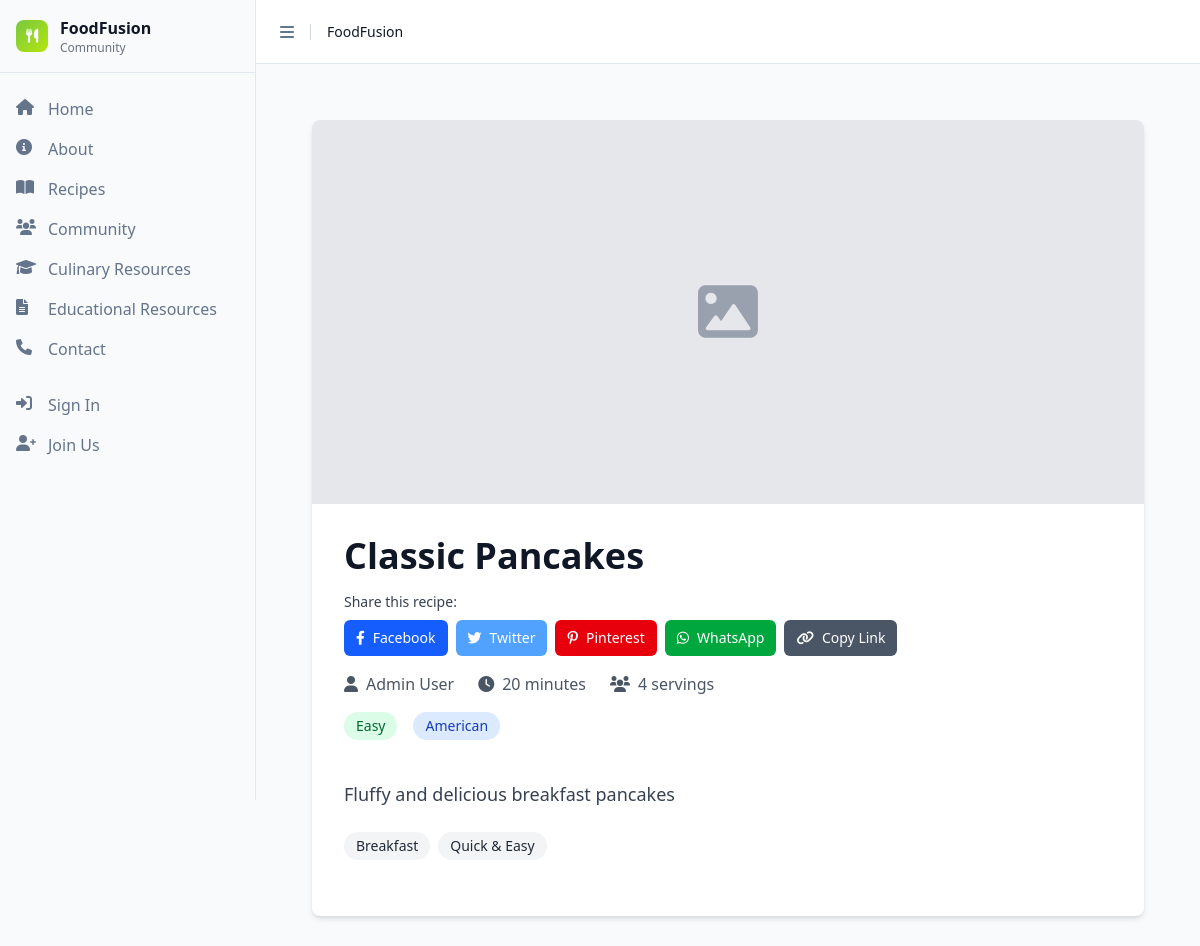
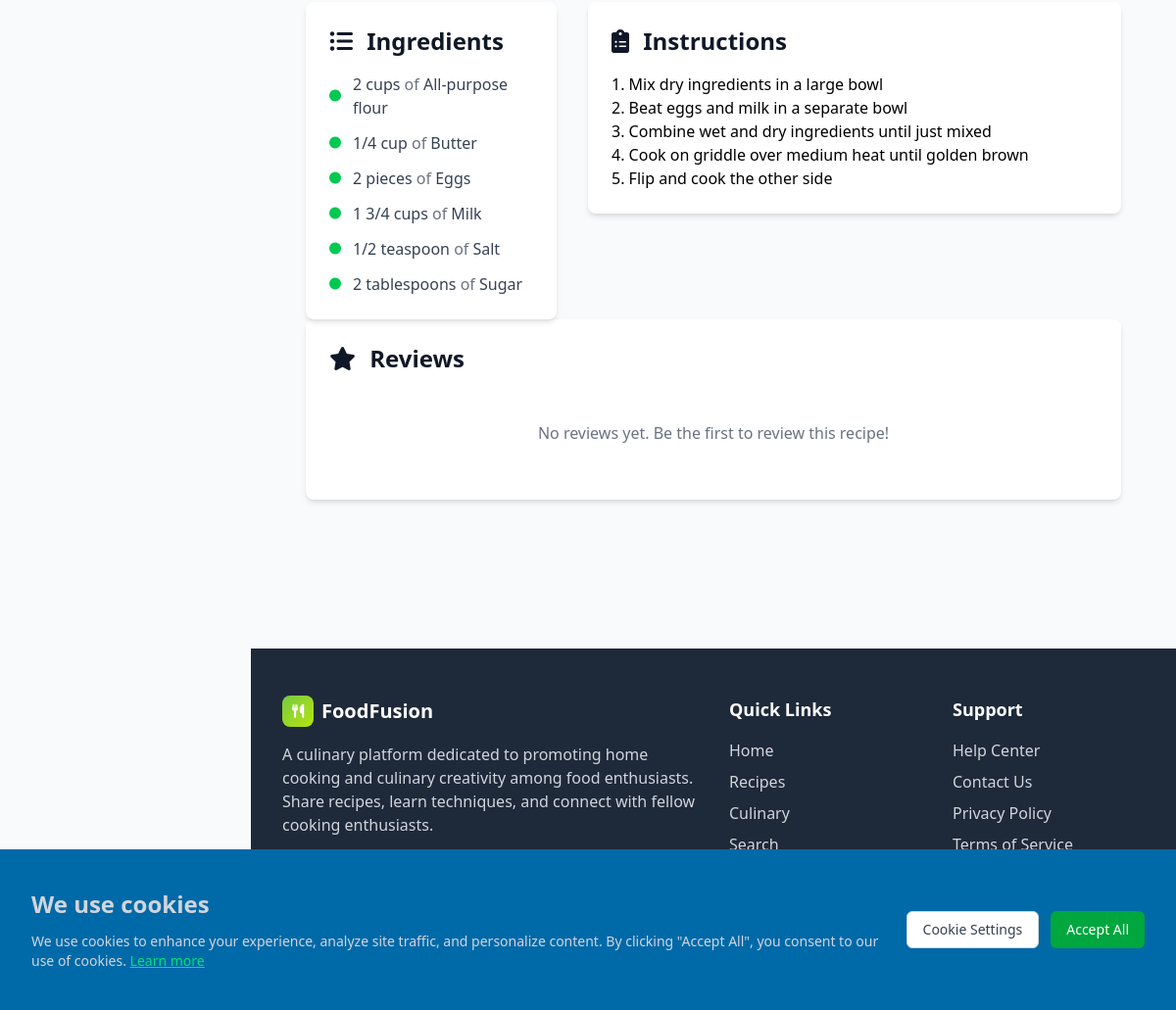
Page /index.php?page=recipe-detail&id=1 on the committed database (2 pictures, top to bottom).
### tables this page shows
CREATE TABLE recipes (
    id INT AUTO_INCREMENT PRIMARY KEY,
    title VARCHAR(255) NOT NULL,
    description TEXT,
    instructions TEXT NOT NULL,
    cooking_time INT,
    difficulty ENUM('Easy', 'Medium', 'Hard') DEFAULT 'Medium',
    user_id INT NOT NULL,
    image_url VARCHAR(500),
    video_url VARCHAR(500),
    servings INT,
    cuisine_type_id INT,
    created_at TIMESTAMP DEFAULT CURRENT_TIMESTAMP,
    updated_at TIMESTAMP DEFAULT CURRENT_TIMESTAMP ON UPDATE CURRENT_TIMESTAMP,
    FOREIGN KEY (user_id) REFERENCES users(id) ON DELETE CASCADE,
    FOREIGN KEY (cuisine_type_id) REFERENCES cuisine_types(id) ON DELETE SET NULL
);

CREATE TABLE IF NOT EXISTS users (
    id INT AUTO_INCREMENT PRIMARY KEY,
    firstName VARCHAR(50) NOT NULL,
    lastName VARCHAR(50) NOT NULL,
    email VARCHAR(100) NOT NULL UNIQUE,
    password VARCHAR(255) NOT NULL,
    bio TEXT,
    location VARCHAR(100),
    website VARCHAR(255),
    profile_image VARCHAR(500),
    failed_login_attempts INT DEFAULT 0,
    last_failed_login TIMESTAMP NULL,
    account_locked_until TIMESTAMP NULL,
    created_at TIMESTAMP DEFAULT CURRENT_TIMESTAMP,
    updated_at TIMESTAMP DEFAULT CURRENT_TIMESTAMP ON UPDATE CURRENT_TIMESTAMP,
    INDEX idx_email (email),
    INDEX idx_name (firstName, lastName),
    INDEX idx_users_lockout (email, account_locked_until)
);

CREATE TABLE IF NOT EXISTS cuisine_types (
    id INT AUTO_INCREMENT PRIMARY KEY,
    name VARCHAR(100) NOT NULL UNIQUE,
    description TEXT,
    created_at TIMESTAMP DEFAULT CURRENT_TIMESTAMP
);

### includes/functions.php (called while the page is built, shortened)
<?php
require_once __DIR__ . '/../config/database.php';
function getRecipeById($id) {
    global $db;
    $stmt = $db->prepare("SELECT r.*, u.firstName, u.lastName,
                         GROUP_CONCAT(DISTINCT c.name) as categories,
                         ct.name as cuisine_type,
                         GROUP_CONCAT(DISTINCT CONCAT(i.name, ':', ri.quantity, ' ', ri.unit) SEPARATOR '|') as ingredients
                  FROM recipes r
                  LEFT JOIN users u ON r.user_id = u.id
                  LEFT JOIN recipe_categories rc ON r.id = rc.recipe_id
                  LEFT JOIN categories c ON rc.category_id = c.id
                  LEFT JOIN cuisine_types ct ON r.cuisine_type_id = ct.id
                  LEFT JOIN recipe_ingredients ri ON r.id = ri.recipe_id
                  LEFT JOIN ingredients i ON ri.ingredient_id = i.id
                  WHERE r.id = ?");
    $stmt->execute([$id]);
    $recipe = $stmt->fetch();
    if ($recipe) {
        if ($recipe['categories']) {
            $recipe['categories'] = explode(',', $recipe['categories']);
        } else {
            $recipe['categories'] = [];
        }
        if ($recipe['ingredients']) {
            $ingredientsArray = [];
            $ingredientParts = explode('|', $recipe['ingredients']);
            foreach ($ingredientParts as $part) {
                if (strpos($part, ':') !== false) {
                    list($name, $quantity) = explode(':', $part, 2);
                    $ingredientsArray[] = [
                        'name' => $name,
                        'quantity' => $quantity
                    ];
                }
            }
            $recipe['ingredients'] = $ingredientsArray;
        } else {
            $recipe['ingredients'] = [];
        }
    }
    return $recipe;
}
?>

### pages/recipe-detail.php (the view, shortened to what this page needs)
<?php
include 'includes/header.php';
$recipeId = $_GET['id'] ?? 0;
$recipe = getRecipeById($recipeId);
$reviews = getRecipeReviews($recipeId);
?>
<div class="min-h-screen bg-gray-50">
    <div class="max-w-7xl mx-auto px-4 sm:px-6 lg:px-8 py-8">
        <div class="bg-white rounded-lg shadow-md overflow-hidden mb-8">
            <?php if ($recipe['image_url']): ?>
            <img src="uploads/<?php echo htmlspecialchars($recipe['image_url']); ?>"
                 alt="<?php echo htmlspecialchars($recipe['title']); ?>"
                 class="w-full h-64 md:h-96 object-cover">
            <?php else: ?>
            <div class="w-full h-64 md:h-96 bg-gray-200 flex items-center justify-center">
                <i class="fas fa-image text-6xl text-gray-400"></i>
            </div>
            <?php endif; ?>
            <div class="p-8">
                <div class="flex flex-col md:flex-row md:items-start md:justify-between mb-6">
                    <div class="flex-1">
                        <div class="flex items-center justify-between mb-4">
                            <h1 class="text-3xl md:text-4xl font-bold text-gray-900">
                                <?php echo htmlspecialchars($recipe['title']); ?>
                            </h1>
                        </div>
                        <div class="mb-4">
                            <h3 class="text-sm font-medium text-gray-700 mb-2">Share this recipe:</h3>
                            <?php
                            $shareUrl = 'http://' . $_SERVER['HTTP_HOST'] . $_SERVER['REQUEST_URI'];
                            $shareTitle = htmlspecialchars($recipe['title']);
                            $shareDescription = htmlspecialchars($recipe['description']);
                            ?>
                            <div class="social-share-buttons flex flex-wrap gap-2">
                                <a href="https://www.facebook.com/sharer/sharer.php?u=<?php echo urlencode($shareUrl); ?>"
                                   target="_blank" rel="noopener noreferrer"
                                   class="inline-flex items-center px-3 py-2 text-sm font-medium text-white bg-blue-600 rounded-md hover:bg-blue-700 transition-colors">
                                    <i class="fab fa-facebook-f mr-2"></i>
                                    Facebook
                                </a>
                                <a href="https://twitter.com/intent/tweet?url=<?php echo urlencode($shareUrl); ?>&text=<?php echo urlencode($shareTitle); ?>"
                                   target="_blank" rel="noopener noreferrer"
                                   class="inline-flex items-center px-3 py-2 text-sm font-medium text-white bg-blue-400 rounded-md hover:bg-blue-500 transition-colors">
                                    <i class="fab fa-twitter mr-2"></i>
                                    Twitter
                                </a>
                                <a href="https://pinterest.com/pin/create/button/?url=<?php echo urlencode($shareUrl); ?>&description=<?php echo urlencode($shareDescription); ?>"
                                   target="_blank" rel="noopener noreferrer"
                                   class="inline-flex items-center px-3 py-2 text-sm font-medium text-white bg-red-600 rounded-md hover:bg-red-700 transition-colors">
                                    <i class="fab fa-pinterest-p mr-2"></i>
                                    Pinterest
                                </a>
                                <a href="https://wa.me/?text=<?php echo urlencode($shareTitle . ' ' . $shareUrl); ?>"
                                   target="_blank" rel="noopener noreferrer"
                                   class="inline-flex items-center px-3 py-2 text-sm font-medium text-white bg-green-600 rounded-md hover:bg-green-700 transition-colors">
                                    <i class="fab fa-whatsapp mr-2"></i>
                                    WhatsApp
                                </a>
                                <button onclick="copyToClipboard('<?php echo $shareUrl; ?>')"
                                        class="inline-flex items-center px-3 py-2 text-sm font-medium text-white bg-gray-600 rounded-md hover:bg-gray-700 transition-colors">
                                    <i class="fas fa-link mr-2"></i>
                                    Copy Link
                                </button>
                            </div>
                        </div>
                        <div class="flex items-center space-x-6 text-gray-600 mb-4">
                            <span class="flex items-center">
                                <i class="fas fa-user mr-2"></i>
                                <?php echo htmlspecialchars($recipe['firstName'] . ' ' . $recipe['lastName']); ?>
                            </span>
                            <span class="flex items-center">
                                <i class="fas fa-clock mr-2"></i>
                                <?php echo $recipe['cooking_time'] ? $recipe['cooking_time'] . ' minutes' : 'N/A'; ?>
                            </span>
                            <span class="flex items-center">
                                <i class="fas fa-users mr-2"></i>
                                <?php echo $recipe['servings'] ? $recipe['servings'] . ' servings' : 'N/A'; ?>
                            </span>
                        </div>
                        <div class="flex items-center space-x-4 mb-4">
                            <span class="inline-flex items-center px-3 py-1 rounded-full text-sm font-medium bg-green-100 text-green-800">
                                <?php echo htmlspecialchars($recipe['difficulty']); ?>
                            </span>
                            <?php if ($recipe['cuisine_type']): ?>
                            <span class="inline-flex items-center px-3 py-1 rounded-full text-sm font-medium bg-blue-100 text-blue-800">
                                <?php echo htmlspecialchars($recipe['cuisine_type']); ?>
                            </span>
                            <?php endif; ?>
                        </div>
                    </div>
                </div>
                <?php if ($recipe['description']): ?>
                <p class="text-lg text-gray-700 mb-6">
                    <?php echo nl2br(htmlspecialchars($recipe['description'])); ?>
                </p>
                <?php endif; ?>
                <?php if (!empty($recipe['categories'])): ?>
                <div class="flex flex-wrap gap-2 mb-6">
                    <?php foreach ($recipe['categories'] as $category): ?>
                    <span class="inline-flex items-center px-3 py-1 rounded-full text-sm font-medium bg-gray-100 text-gray-800">
                        <?php echo htmlspecialchars($category); ?>
                    </span>
                    <?php endforeach; ?>
                </div>
                <?php endif; ?>
            </div>
        </div>
        <div class="grid grid-cols-1 lg:grid-cols-3 gap-8">
            <div class="lg:col-span-1">
                <div class="bg-white rounded-lg shadow-md p-6">
                    <h2 class="text-2xl font-bold text-gray-900 mb-4">
                        <i class="fas fa-list-ul mr-2"></i>
                        Ingredients
                    </h2>
                    <?php if (!empty($recipe['ingredients'])): ?>
                    <ul class="space-y-3">
                        <?php foreach ($recipe['ingredients'] as $ingredient): ?>
                        <li class="flex items-center">
                            <i class="fas fa-circle text-green-500 text-xs mr-3"></i>
                            <span class="text-gray-700">
                                <?php if ($ingredient['quantity']): ?>
                                <span class="font-medium"><?php echo htmlspecialchars($ingredient['quantity']); ?></span>
                                <span class="text-gray-500">of</span>
                                <?php endif; ?>
                                <span><?php echo htmlspecialchars($ingredient['name']); ?></span>
                            </span>
                        </li>
                        <?php endforeach; ?>
                    </ul>
                    <?php else: ?>
                    <p class="text-gray-500">No ingredients listed.</p>
                    <?php endif; ?>
                </div>
            </div>
            <div class="lg:col-span-2">
                <div class="bg-white rounded-lg shadow-md p-6 mb-8">
                    <h2 class="text-2xl font-bold text-gray-900 mb-4">
                        <i class="fas fa-clipboard-list mr-2"></i>
                        Instructions
                    </h2>
                    <div class="prose max-w-none">
                        <?php echo nl2br(htmlspecialchars($recipe['instructions'])); ?>
                    </div>
                </div>
            </div>
        </div>
        <div class="bg-white rounded-lg shadow-md p-6 mb-8">
            <h2 class="text-2xl font-bold text-gray-900 mb-4">
                <i class="fas fa-star mr-2"></i>
                Reviews
            </h2>
            <?php if (!empty($reviews)): ?>
            <div class="space-y-4">
                <?php foreach ($reviews as $review): ?>
                <div class="border-b border-gray-200 pb-4 last:border-b-0">
                    <div class="flex items-center justify-between mb-2">
                        <div class="flex items-center">
                            <img src="<?php echo $review['profile_image'] ? 'uploads/' . $review['profile_image'] : 'https://via.placeholder.com/32x32/78C841/FFFFFF?text=' . substr($review['firstName'], 0, 1); ?>"
                                 alt="Profile" class="w-8 h-8 rounded-full mr-3">
                            <div>
                                <h4 class="font-medium text-gray-900">
                                    <?php echo htmlspecialchars($review['firstName'] . ' ' . $review['lastName']); ?>
                                </h4>
                                <div class="flex items-center">
                                    <?php echo generateStars($review['rating']); ?>
                                    <span class="ml-2 text-sm text-gray-500">
                                        <?php echo formatDate($review['created_at']); ?>
                                    </span>
                                </div>
                            </div>
                        </div>
                    </div>
                    <p class="text-gray-700"><?php echo nl2br(htmlspecialchars($review['review_text'])); ?></p>
                </div>
                <?php endforeach; ?>
            </div>
            <?php else: ?>
            <p class="text-gray-500 text-center py-8">No reviews yet. Be the first to review this recipe!</p>
            <?php endif; ?>
        </div>
    </div>
</div>
<?php include 'includes/footer.php'; ?>

### rows in the picture
recipes: title "Classic Pancakes", user.lastName "Admin User", cooking_time "20", servings "4", difficulty "Easy", cuisine_type.name "American", description "Fluffy and delicious breakfast pancakes", instructions "1. Mix dry ingredients in a large bowl 2. Beat eggs and milk in a separate bowl 3. Combine wet and dry ingredients until just mixed 4. Cook on griddle over medium heat until golden brown 5. Flip and cook the other side"

### other values in the picture
$category "Breakfast"
$category "Quick & Easy"
$ingredient['quantity'] "2 cups"
$ingredient['name'] "All-purpose flour"
$ingredient['quantity'] "1/4 cup"
$ingredient['name'] "Butter"
$ingredient['quantity'] "2 pieces"
$ingredient['name'] "Eggs"
$ingredient['quantity'] "1 3/4 cups"
$ingredient['name'] "Milk"
$ingredient['quantity'] "1/2 teaspoon"
$ingredient['name'] "Salt"
$ingredient['quantity'] "2 tablespoons"
$ingredient['name'] "Sugar"
